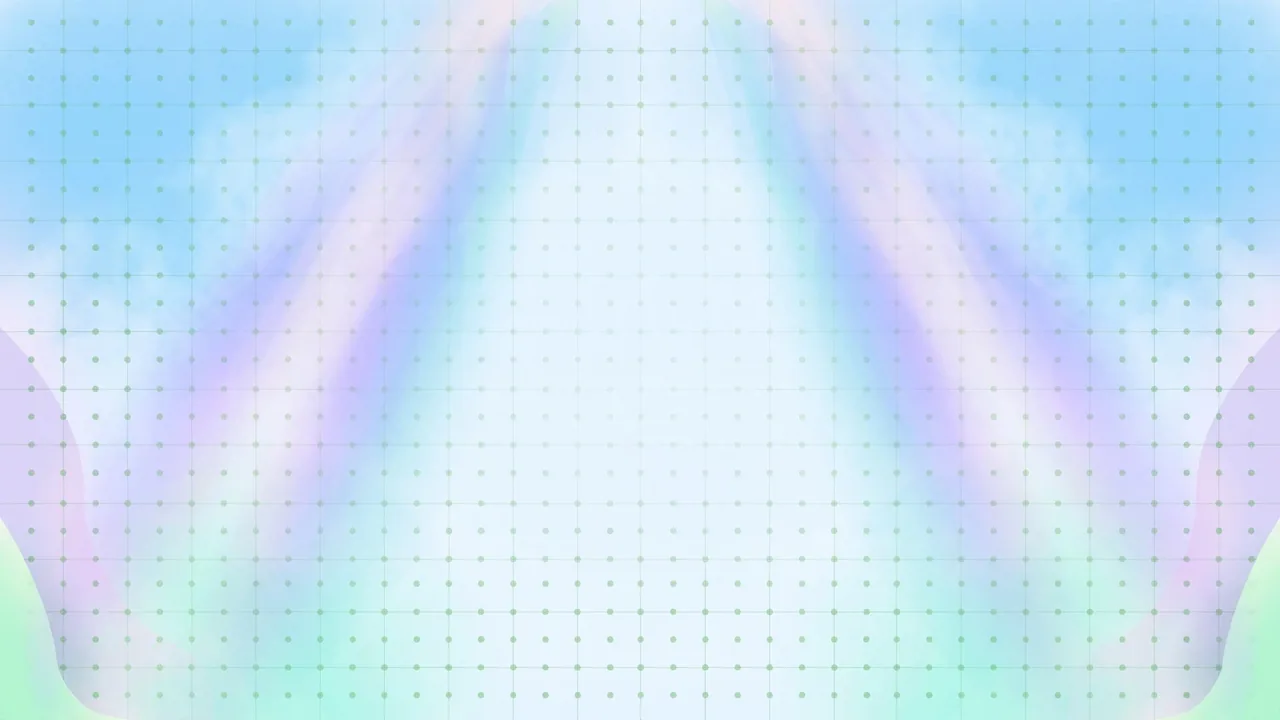
#> input picture apps/desktop/ui/img/backdrop-light.webp, 1280 x 720 px
$ python -i inspect.py   (imports and definitions only)
#> lines starting #> are read from the running program, lines starting #| are printed output that depends on the picture
"""Image inspection and diagnostics (FR-013, FR-025 partial)."""

from __future__ import annotations

from pathlib import Path

from PIL import Image

MAX_DIMENSION = 2048


def inspect_image(path: str | Path) -> dict:
    """Return dimensions, alpha, and color facts plus blocking issues."""
    path = Path(path)
    report: dict = {"path": str(path), "errors": [], "warnings": []}
    try:
        with Image.open(path) as img:
#> img is the input picture: PIL image 1280x720 RGB; mean R, G, B 203.2, 227.7, 245.9
            img.load()
            report.update({
                "format": img.format,
                "mode": img.mode,
                "width": img.width,
                "height": img.height,
            })
            has_alpha = "A" in img.getbands()
#> has_alpha = False
            report["hasAlpha"] = has_alpha
            if has_alpha:
                alpha = img.getchannel("A")
                extrema = alpha.getextrema()
                report["alphaMin"] = extrema[0]
                report["alphaMax"] = extrema[1]
            small = img.convert("RGB").resize((64, 64))
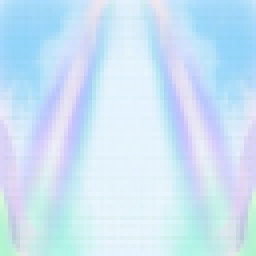
#> small: PIL image 64x64 RGB (shown 4 times larger); mean R, G, B 203.2, 227.7, 245.9
            pixels = (small.get_flattened_data()
                      if hasattr(small, "get_flattened_data")
                      else small.getdata())
            report["colorCount64"] = len(set(pixels))
            # Exact distinct count up to 256, else sentinel 257 meaning "256+"
            # (Pillow adaptive palettes max out at 256 colors).
            full_colors = img.convert("RGB").getcolors(maxcolors=256)
#> full_colors = None
            report["distinctColorsCapped257"] = (
                257 if full_colors is None else len(full_colors)
            )
    except FileNotFoundError:
        report["errors"].append("file not found")
        return report
    except Exception as exc:  # noqa: BLE001 - surfaced as data, not crash
        report["errors"].append(f"unreadable image: {exc}")
        return report
    if report["width"] <= 0 or report["height"] <= 0:
        report["errors"].append("image has zero width or height")
    if report["width"] > MAX_DIMENSION or report["height"] > MAX_DIMENSION:
        report["warnings"].append(
            f"image exceeds {MAX_DIMENSION}px on a side; downscale for 2D templates"
        )
    return report


def palette_report(path: str | Path, max_colors: int = 16) -> dict:
    """Small palette diagnostic for pixel-art review (FR-025)."""
    with Image.open(path) as img:
        small = img.convert("RGB").resize((64, 64))
        colors = sorted(small.getcolors(64 * 64), reverse=True)
    total = sum(count for count, _ in colors)
    top = [
        {"rgb": list(rgb), "share": round(count / total, 4)}
        for count, rgb in colors[:max_colors]
    ]
    return {
        "path": str(path),
        "sampledColors": len(colors),
        "topColors": top,
        "pixelArtHint": "ok" if len(colors) <= 64 else "many colors for pixel art",
    }

>>> result = inspect_image('../../../../desktop/ui/img/backdrop-light.webp')
#> result = 10 items
